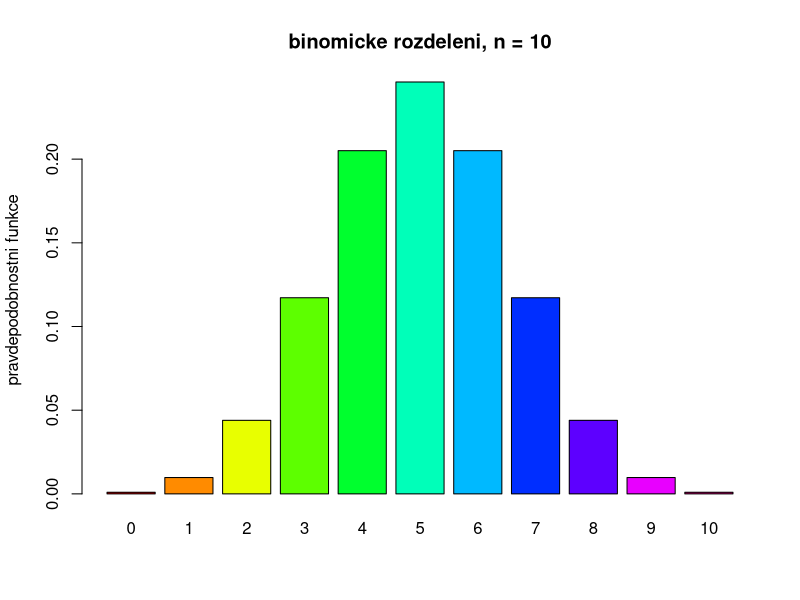
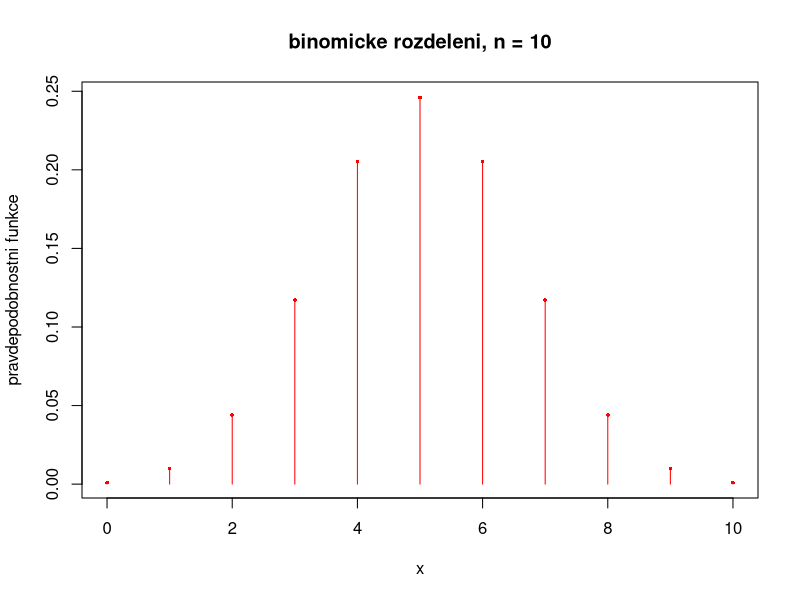
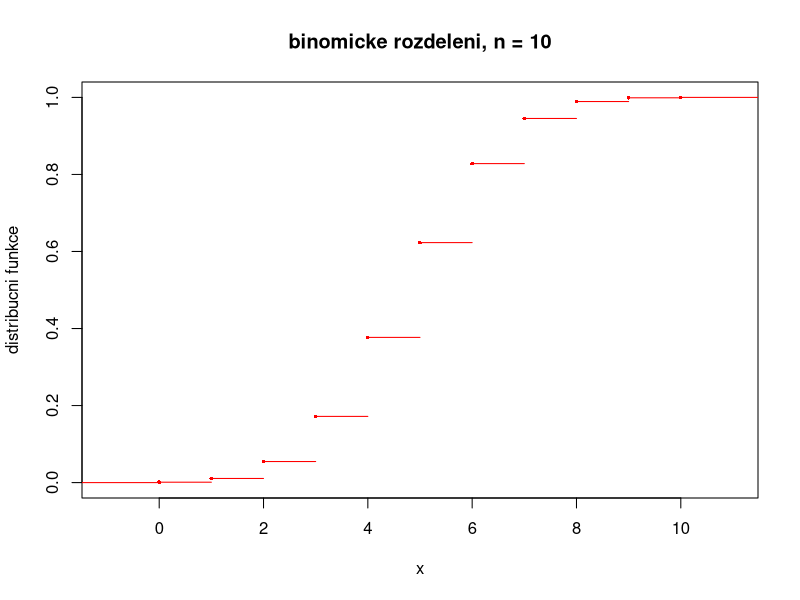

These charts were generated, in order, by the following R code:
# Priklad 1

n <- 10
theta <- 1/2

x <- seq (0, n)
titulek <- paste ("binomicke rozdeleni,", "n =", n)

# pravdepodobnostni funkce
pravdepodobnostni <- dbinom (x, size = n, prob = theta)

#	sloupcovy graf
barplot (pravdepodobnostni, col = rainbow (length (x)), names.arg = x, ylab = "pravdepodobnostni funkce", main = titulek)

#	klasicky bodovy (korektne matematicky) graf
plot (x, pravdepodobnostni, type = "h", col = "red", ylab = "pravdepodobnostni funkce", main = titulek)
points (x, pravdepodobnostni, pch = 16, cex = 0.5, col = "red")

# distribucni funkce
distribucni <- pbinom (x, size = n, prob = theta)
# jedna se o skokovou funkci
dist.fce <- stepfun (x, c (0, distribucni))

# distribucni funkce je vzdy zprava spojita, 
# tzn. leve krajni body vzdy patri k useckam
plot (dist.fce, verticals = FALSE, col = "red", pch = 16, cex = 0.5, ylab = "distribucni funkce", main = titulek)

# (A)
dbinom (5, size = n, prob = theta)
choose (10, 5) / 2^10

# (B) 
pbinom (5, size = n, prob = theta)

# (C)
1 - pbinom (6, size = n, prob = theta)

#	(D)
dbinom (seq (1, 9, by = 2), size = n, prob = theta)
sum (dbinom (seq (1, 9, by = 2), size = n, prob = theta))
